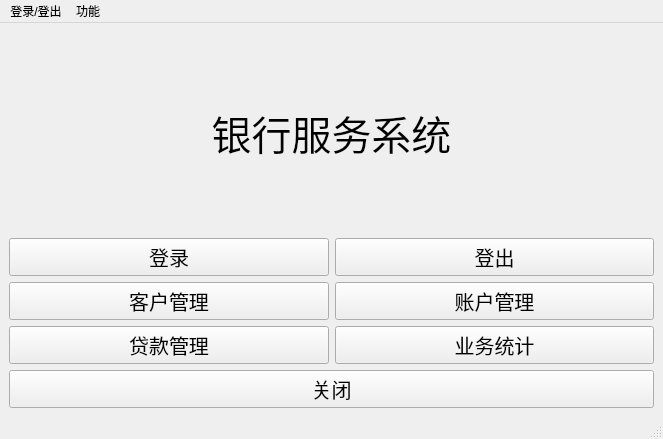
<?xml version="1.0" encoding="UTF-8"?>
<ui version="4.0">
 <class>MainWindow</class>
 <widget class="QMainWindow" name="MainWindow">
  <property name="geometry">
   <rect>
    <x>0</x>
    <y>0</y>
    <width>663</width>
    <height>439</height>
   </rect>
  </property>
  <property name="windowTitle">
   <string>银行服务系统</string>
  </property>
  <property name="windowIcon">
   <iconset resource="res.qrc">
    <normaloff>:/icons/images/mysql.png</normaloff>:/icons/images/mysql.png</iconset>
  </property>
  <property name="iconSize">
   <size>
    <width>200</width>
    <height>50</height>
   </size>
  </property>
  <widget class="QWidget" name="centralwidget">
   <layout class="QGridLayout" name="gridLayout">
    <item row="5" column="2">
     <widget class="QPushButton" name="btnAcc">
      <property name="font">
       <font>
        <pointsize>15</pointsize>
       </font>
      </property>
      <property name="text">
       <string>账户管理</string>
      </property>
     </widget>
    </item>
    <item row="6" column="2">
     <widget class="QPushButton" name="btnStatistic">
      <property name="font">
       <font>
        <pointsize>15</pointsize>
       </font>
      </property>
      <property name="text">
       <string>业务统计</string>
      </property>
     </widget>
    </item>
    <item row="5" column="1">
     <widget class="QPushButton" name="btnCus">
      <property name="font">
       <font>
        <pointsize>15</pointsize>
       </font>
      </property>
      <property name="text">
       <string>客户管理</string>
      </property>
     </widget>
    </item>
    <item row="1" column="1">
     <widget class="QPushButton" name="btnLogin">
      <property name="font">
       <font>
        <pointsize>15</pointsize>
       </font>
      </property>
      <property name="text">
       <string>登录</string>
      </property>
     </widget>
    </item>
    <item row="1" column="2">
     <widget class="QPushButton" name="btnLogout">
      <property name="font">
       <font>
        <pointsize>15</pointsize>
       </font>
      </property>
      <property name="text">
       <string>登出</string>
      </property>
     </widget>
    </item>
    <item row="6" column="1">
     <widget class="QPushButton" name="btnLoan">
      <property name="font">
       <font>
        <pointsize>15</pointsize>
       </font>
      </property>
      <property name="text">
       <string>贷款管理</string>
      </property>
     </widget>
    </item>
    <item row="0" column="1" colspan="2">
     <widget class="QLabel" name="label">
      <property name="font">
       <font>
        <pointsize>30</pointsize>
       </font>
      </property>
      <property name="text">
       <string>银行服务系统</string>
      </property>
      <property name="alignment">
       <set>Qt::AlignCenter</set>
      </property>
     </widget>
    </item>
    <item row="7" column="1" colspan="2">
     <widget class="QPushButton" name="btnClose">
      <property name="font">
       <font>
        <pointsize>15</pointsize>
       </font>
      </property>
      <property name="text">
       <string>关闭</string>
      </property>
     </widget>
    </item>
   </layout>
  </widget>
  <widget class="QMenuBar" name="menubar">
   <property name="geometry">
    <rect>
     <x>0</x>
     <y>0</y>
     <width>663</width>
     <height>26</height>
    </rect>
   </property>
   <widget class="QMenu" name="log">
    <property name="title">
     <string>登录/登出</string>
    </property>
    <addaction name="acLogin"/>
    <addaction name="acLogout"/>
   </widget>
   <widget class="QMenu" name="methods">
    <property name="title">
     <string>功能</string>
    </property>
    <addaction name="acCustomer"/>
    <addaction name="acAccount"/>
    <addaction name="acLoan"/>
    <addaction name="acStatistic"/>
   </widget>
   <addaction name="log"/>
   <addaction name="methods"/>
  </widget>
  <widget class="QStatusBar" name="statusbar"/>
  <action name="acLogin">
   <property name="text">
    <string>登录</string>
   </property>
  </action>
  <action name="acLogout">
   <property name="text">
    <string>登出</string>
   </property>
  </action>
  <action name="acCustomer">
   <property name="text">
    <string>客户管理</string>
   </property>
  </action>
  <action name="acAccount">
   <property name="text">
    <string>账户管理</string>
   </property>
  </action>
  <action name="acLoan">
   <property name="text">
    <string>贷款管理</string>
   </property>
  </action>
  <action name="acStatistic">
   <property name="text">
    <string>业务统计</string>
   </property>
  </action>
 </widget>
 <resources>
  <include location="res.qrc"/>
 </resources>
 <connections/>
</ui>
